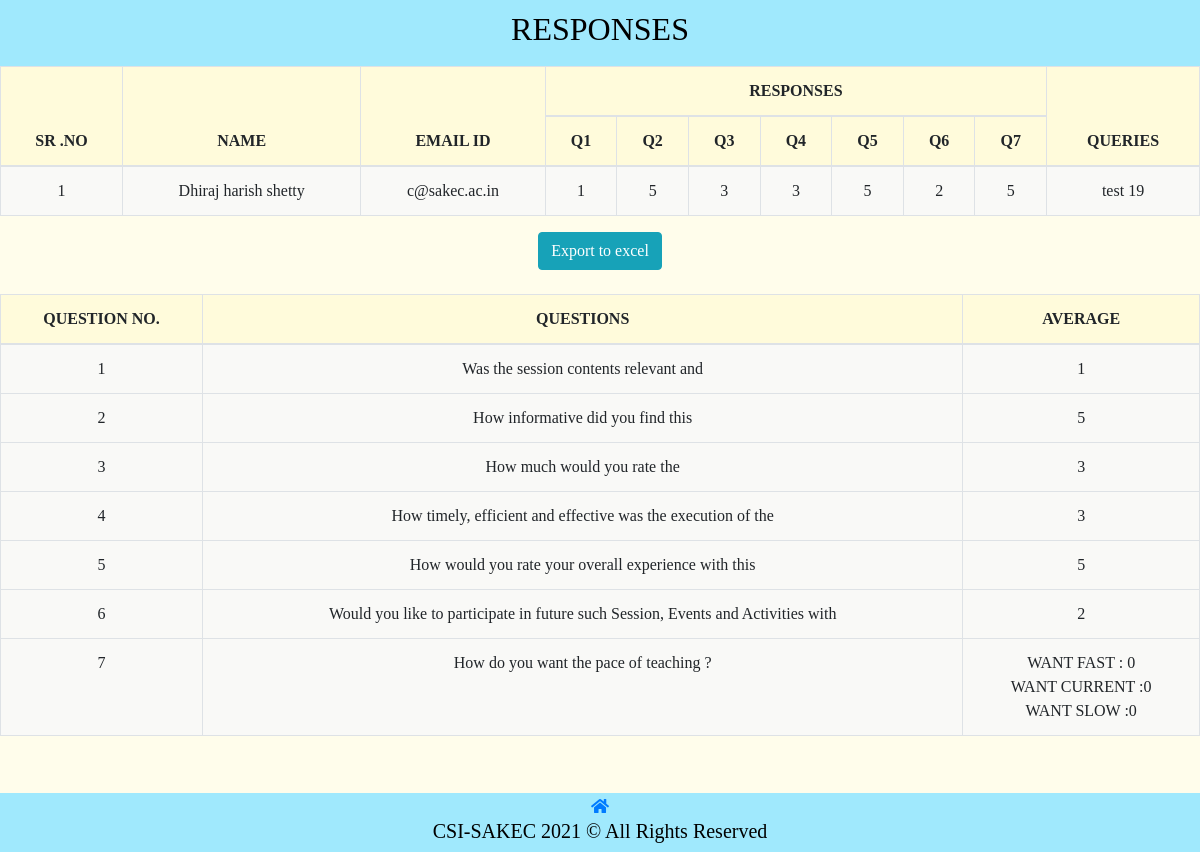
The page /event_feedback.php?event_id=40 on the database as committed earlier.
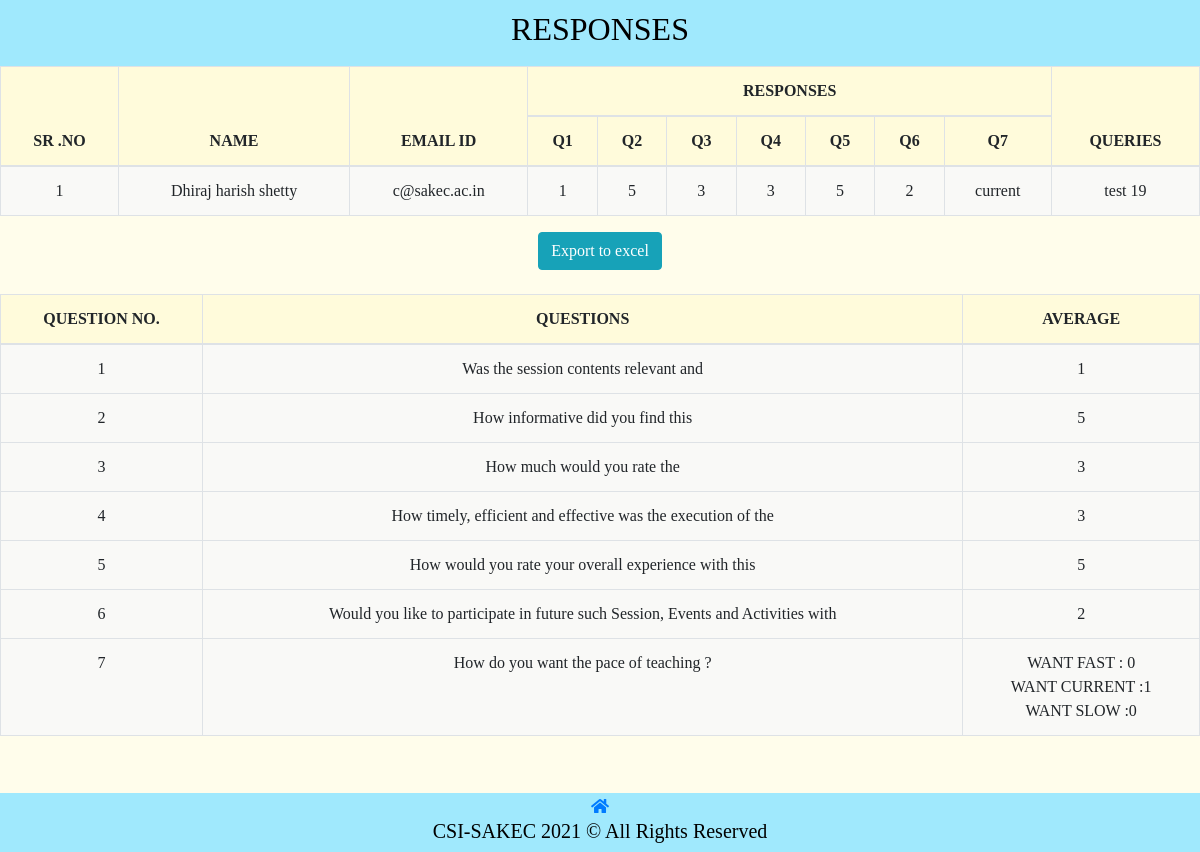
The same page on the database as committed later.
### tables this page shows
CREATE TABLE `feedback` (
  `id` int(11) NOT NULL,
  `collection_id` int(11) NOT NULL,
  `Q1` int(11) NOT NULL,
  `Q2` int(11) NOT NULL,
  `Q3` int(11) NOT NULL,
  `Q4` int(11) NOT NULL,
  `Q5` int(11) NOT NULL,
  `Q6` int(11) NOT NULL,
  `Q7` varchar(10) NOT NULL,
  `any_queries` varchar(255) NOT NULL,
  `selfie` text NOT NULL
);

CREATE TABLE `userdata` (
  `id` int(11) NOT NULL,
  `firstName` varchar(50) NOT NULL,
  `middleName` varchar(50) NOT NULL,
  `lastName` varchar(50) NOT NULL,
  `year` varchar(5) NOT NULL,
  `division` varchar(10) NOT NULL,
  `rollNo` int(10) NOT NULL,
  `emailID` varchar(50) NOT NULL,
  `phonenumber` bigint(10) NOT NULL,
  `branch` varchar(10) NOT NULL,
  `class` varchar(10) NOT NULL,
  `password` varchar(255) NOT NULL,
  `r_number` int(10) NOT NULL,
  `role` int(15) NOT NULL,
  `gender` varchar(10) NOT NULL
);

### event_feedback.php (the view, shortened to what this page needs)
<!DOCTYPE html>
<html lang="en">
<head>
    <link rel="stylesheet" href="https://cdn.jsdelivr.net/npm/bootstrap@4.5.3/dist/css/bootstrap.min.css">
    <link rel="stylesheet" href="https://cdnjs.cloudflare.com/ajax/libs/font-awesome/4.7.0/css/font-awesome.min.css">
    <link rel='stylesheet' href='https://use.fontawesome.com/releases/v5.5.0/css/all.css'>
    <link rel="stylesheet" href="css/membership.css?v=<?php echo time(); ?>">
    <?php
        require_once "config.php";
        $event=$_GET['event_id'];
        $sql = "SELECT `Q1`, `Q2`, `Q3`, `Q4`, `Q5`, `Q6`, `Q7`, `any_queries`, userdata.firstName, userdata.middleName , userdata.lastName , userdata.emailID FROM `feedback`,`userdata`,`collection` WHERE collection.event_id='$event' and collection.id=feedback.collection_id and userdata.id=collection.user_id";
        $query = mysqli_query($conn, $sql);
        $number_of_responses = mysqli_num_rows($query);
    ?>
</head>
<body>
    <header>
        <h2 style="text-align: center;">RESPONSES</h2>
    </header>
        <div>
            <table class="table table-bordered" id="tblexportData">
                <thead>
                    <tr>
                        <th scope="col" rowspan="2">SR .NO</th>
                        <th scope="col" rowspan="2">NAME</th>
                        <th scope="col" rowspan="2">EMAIL ID</th>
                        <th scope="col" colspan="7">RESPONSES</th>
                        <th scope="col" rowspan="2">QUERIES</th>
                    </tr>
                    <tr>
                        <th scope="col">Q1</th>
                        <th scope="col">Q2</th>
                        <th scope="col">Q3</th>
                        <th scope="col">Q4</th>
                        <th scope="col">Q5</th>
                        <th scope="col">Q6</th>
                        <th scope="col">Q7</th>
                    </tr>
                </thead>
                <tbody>
                <?php
                    $Q1=0;$Q2=0;$Q3=0;$Q4=0;$Q5=0;$Q6=0;$Q71=0;$Q72=0;$Q73=0;
                    for($index=1;$row = mysqli_fetch_assoc($query);$index++){
                ?>
                    <tr>
                        <td><?php echo $index;?></td>
                        <td><?php echo $row['firstName']." ".$row['middleName']." ".$row['lastName'];?></td>
                        <td><?php echo $row['emailID'];?></td>
                        <td><?php echo $row['Q1']; $Q1+=$row['Q1'];?></td>
                        <td><?php echo $row['Q2']; $Q2+=$row['Q2'];?></td>
                        <td><?php echo $row['Q3']; $Q3+=$row['Q3'];?></td>
                        <td><?php echo $row['Q4']; $Q4+=$row['Q4'];?></td>
                        <td><?php echo $row['Q5']; $Q5+=$row['Q5'];?></td>
                        <td><?php echo $row['Q6']; $Q6+=$row['Q6'];?></td>
                        <?php
                        if($row['Q7']=="fast"){
                            $Q71++;
                        }
                        else if($row['Q7']=="current"){
                            $Q72++;
                        }
                        else if($row['Q7']=="slow"){
                            $Q73++;
                        }
                        ?>
                        <td><?php echo $row['Q7']; ?></td>
                        <td><?php echo $row['any_queries'];?></td>
                    </tr>
                <?php
                    }
                ?>
                </tbody>
            </table>
            <button onclick="exportToExcel('tblexportData', 'Audit')" type="submit" id="btnExport" name='export' class="btn btn-info">
                 Export to excel
            </button>
            <br><br>
        <table  class="table table-bordered" >
            <thead>
                <tr>
                    <th>QUESTION NO. </th>
                    <th>QUESTIONS </th>
                    <th>AVERAGE </th>
                </tr>
            </thead>
            <tbody>
                <tr>
                    <td>1</td>
                    <td>Was the session contents relevant and</td>
                    <td><?php echo $Q1/$number_of_responses; ?></td>
                </tr>
                <tr>
                    <td>2</td>
                    <td>How informative did you find this</td>
                    <td><?php echo $Q2/$number_of_responses; ?></td>
                </tr>
                <tr>
                    <td>3</td>
                    <td>How much would you rate the</td>
                    <td><?php echo $Q3/$number_of_responses; ?></td>
                </tr>
                <tr>
                    <td>4</td>
                    <td>How timely, efficient and effective was the execution of the</td>
                    <td><?php echo $Q4/$number_of_responses; ?></td>
                </tr>
                <tr>
                    <td>5</td>
                    <td>How would you rate your overall experience with this</td>
                    <td><?php echo $Q5/$number_of_responses; ?></td>
                </tr>
                <tr>
                    <td>6</td>
                    <td> Would you like to participate in future such Session, Events and Activities with </td>
                    <td><?php echo $Q6/$number_of_responses; ?></td>
                </tr>
                <tr>
                    <td>7</td>
                    <td>  How do you want the pace of teaching ?</td>
                    <td>WANT FAST : <?php echo $Q71; ?><br>
                        WANT CURRENT :<?php echo $Q72; ?><br>
                        WANT SLOW :<?php echo $Q73; ?>
                    </td>
                </tr>
            </tbody>
        </table>
    <div class="spacer" style="height:100px;"></div>
    <div class="footer">
        <div class="spacer" style="height:2px;"></div>
        <a href="index.php">
            <i class="fas fa-home"></i>
        </a>
        <h5>CSI-SAKEC 2021 &copy; All Rights Reserved</h5>
    </div>
</body>
</html>

### css/membership.css (style rules this page uses)
body { text-align: center; background-color: #fffdeb; font-family: 'Times New Roman', Times, serif; margin: 0; color: white; padding: 0; color: black; }
header { color: black; background-color: #a0e9fd; padding: 10px; }
.footer { text-align: center; background-color: #a0e9fd; left: 0; bottom: 0; width: 100%; }
.table thead th { vertical-align: bottom; border-bottom: 2px solid #dee2e6; background: #fffbdb; }
.table { width: 100%; margin-bottom: 1rem; color: #212529; background: #f9f9f7; }
@media only screen and (min-width: 600px) { .footer { position: fixed; } }

### event_feedback.php (style rules this page uses)
th, td { text-align: center; vertical-align: center; }

Rows that differ between the two databases and show on the page:
changed feedback "test 19": Q7 "5" → "current"
Other text that changed with them:
$Q72: "0" → "1"
